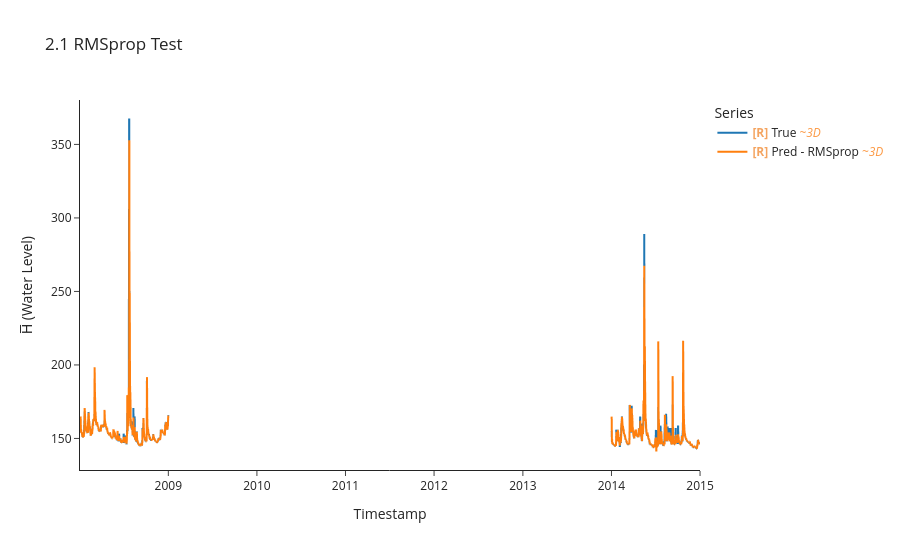

Notebook code cell kept with this figure:
### Code cell
y_te_rms, y_pe_rms, idx_te_rms = uf.model_evaluate_with_norm(
    model_rms, crit_rms, BEST_TEST_DS, test_df.index, LOOKBACK, HORIZON, BATCH_SIZE
)
uf.calculate_metrics_and_plot(
    {"RMSprop": (y_te_rms, y_pe_rms, idx_te_rms)},
    plot_title="2.1 RMSprop Test",
    export_metrics=True, export_html=True,
    export_file_name="results/testing/online/p2_rmsprop",
)
uf.export_results_to_csv(
    {"RMSprop": (y_te_rms, y_pe_rms, idx_te_rms)},
    "results/testing/predictions_vs_true/online"
)

### Figure 1 — Plotly figure (JSON) as saved in the notebook; plotly's stock layout.template omitted (floating-point values rounded to 4 significant figures; data arrays with more than 128 entries replaced by an {"elided": "..."} marker saying what was removed)
{"data": [{"hovertemplate": "Legend=True<br>Timestamp=%{x}<br>H̅ (Water Level)=%{y}<extra></extra>", "legendgroup": "True", "line": {"color": "#1f77b4", "dash": "solid", "width": 2}, "marker": {"symbol": "circle"}, "mode": "lines", "name": "<b style=\"color:sandybrown\">[R]</b> True <i style=\"color:#fc9944\">~3D</i>", "showlegend": true, "type": "scattergl", "uid": "3cc6f710-ba2d-45a4-8977-d739d7f4f8e4", "x": {"elided": "1001 str values"}, "xaxis": "x", "y": {"elided": "1001 float values"}, "yaxis": "y"}, {"hovertemplate": "Legend=Pred - RMSprop<br>Timestamp=%{x}<br>H̅ (Water Level)=%{y}<extra></extra>", "legendgroup": "Pred - RMSprop", "line": {"color": "#ff7f0e", "dash": "solid", "width": 2}, "marker": {"symbol": "circle"}, "mode": "lines", "name": "<b style=\"color:sandybrown\">[R]</b> Pred - RMSprop <i style=\"color:#fc9944\">~3D</i>", "showlegend": true, "type": "scattergl", "uid": "5d3fe9b5-b82f-4a68-b179-425e80d60894", "x": {"elided": "1001 str values"}, "xaxis": "x", "y": {"elided": "1001 float values"}, "yaxis": "y"}], "layout": {"height": 550, "legend": {"title": {"text": "Series"}, "tracegroupgap": 0}, "title": {"text": "2.1 RMSprop Test"}, "xaxis": {"anchor": "y", "domain": [0, 1], "title": {"text": "Timestamp"}}, "yaxis": {"anchor": "x", "domain": [0, 1], "title": {"text": "H̅ (Water Level)"}}}}
